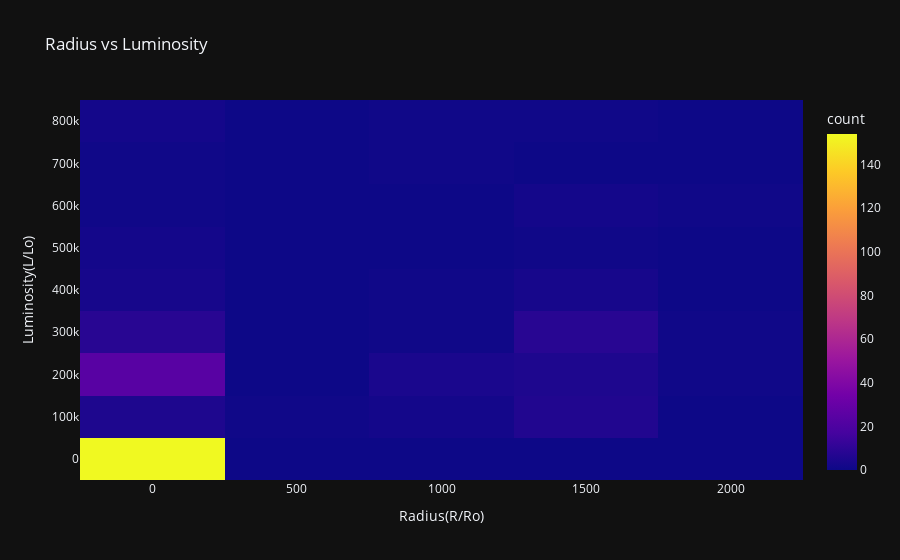

The code cell stored with this chart in its notebook:
### Markdown cell above
<div style="color:white;
           display:fill;
           border-radius:15px;
           font-size:110%;
           font-family:cursive;
           letter-spacing:0.5px;
           background-color:#de726a;
           color:Black;
           font-family:cursive;
            padding:5px 5px 5px 5px;
           ">
<h2 style="text-align:center;font-weight: bold">Heatmaps</h2></div>

### Code cell
fig = px.density_heatmap(dataset, x="Radius(R/Ro)", y ="Luminosity(L/Lo)",title = 'Radius vs Luminosity', template = 'plotly_dark')
fig.show()

### Figure 1 — Plotly figure (JSON) as saved in the notebook; plotly's stock layout.template omitted (floating-point values rounded to 4 significant figures; data arrays with more than 128 entries replaced by an {"elided": "..."} marker saying what was removed)
{"data": [{"coloraxis": "coloraxis", "hovertemplate": "Radius(R/Ro)=%{x}<br>Luminosity(L/Lo)=%{y}<br>count=%{z}<extra></extra>", "name": "", "type": "histogram2d", "x": {"elided": "240 float values"}, "xaxis": "x", "xbingroup": "x", "y": {"elided": "240 float values"}, "yaxis": "y", "ybingroup": "y"}], "layout": {"coloraxis": {"colorbar": {"title": {"text": "count"}}, "colorscale": [[0, "#0d0887"], [0.1111, "#46039f"], [0.2222, "#7201a8"], [0.3333, "#9c179e"], [0.4444, "#bd3786"], [0.5556, "#d8576b"], [0.6667, "#ed7953"], [0.7778, "#fb9f3a"], [0.8889, "#fdca26"], [1, "#f0f921"]]}, "legend": {"tracegroupgap": 0}, "title": {"text": "Radius vs Luminosity"}, "xaxis": {"anchor": "y", "domain": [0, 1], "title": {"text": "Radius(R/Ro)"}}, "yaxis": {"anchor": "x", "domain": [0, 1], "title": {"text": "Luminosity(L/Lo)"}}}}
